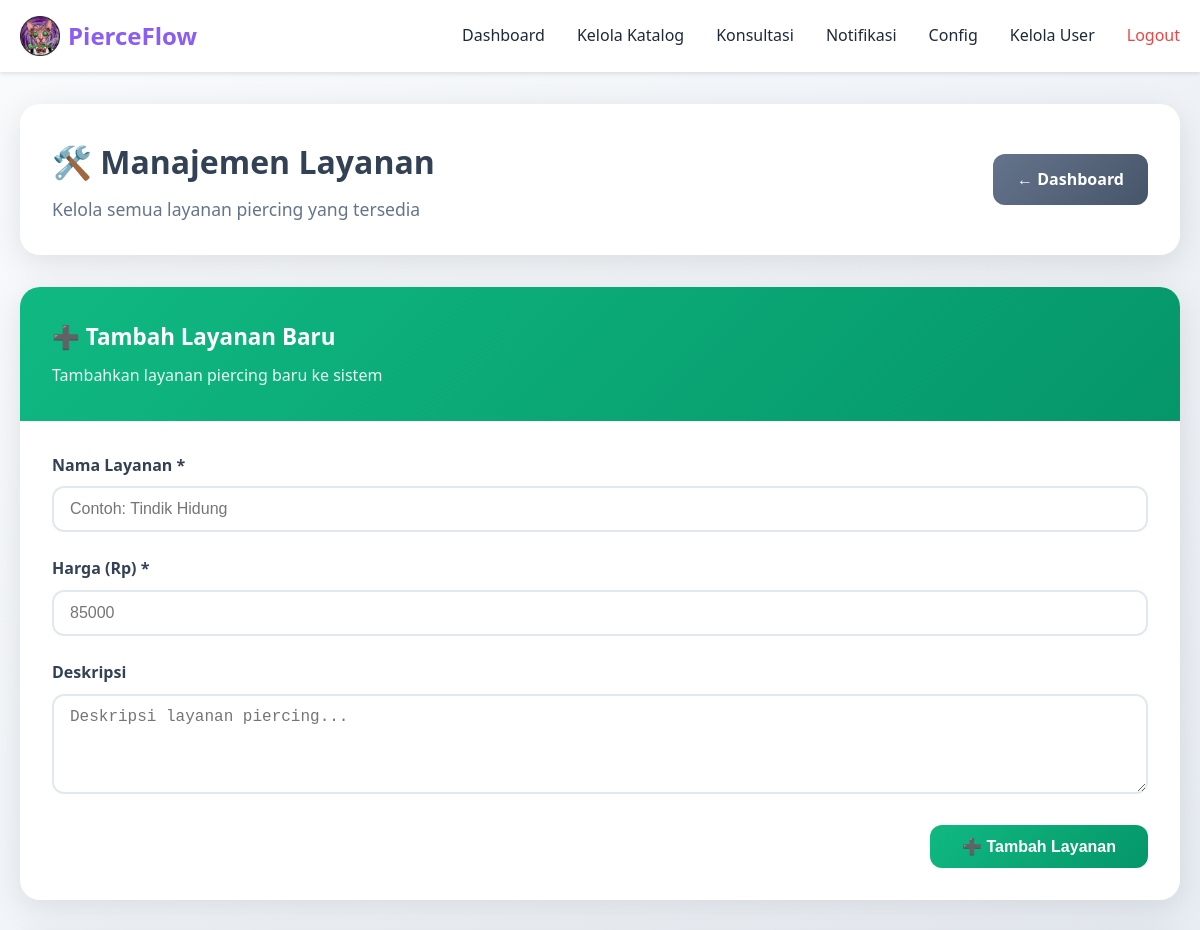
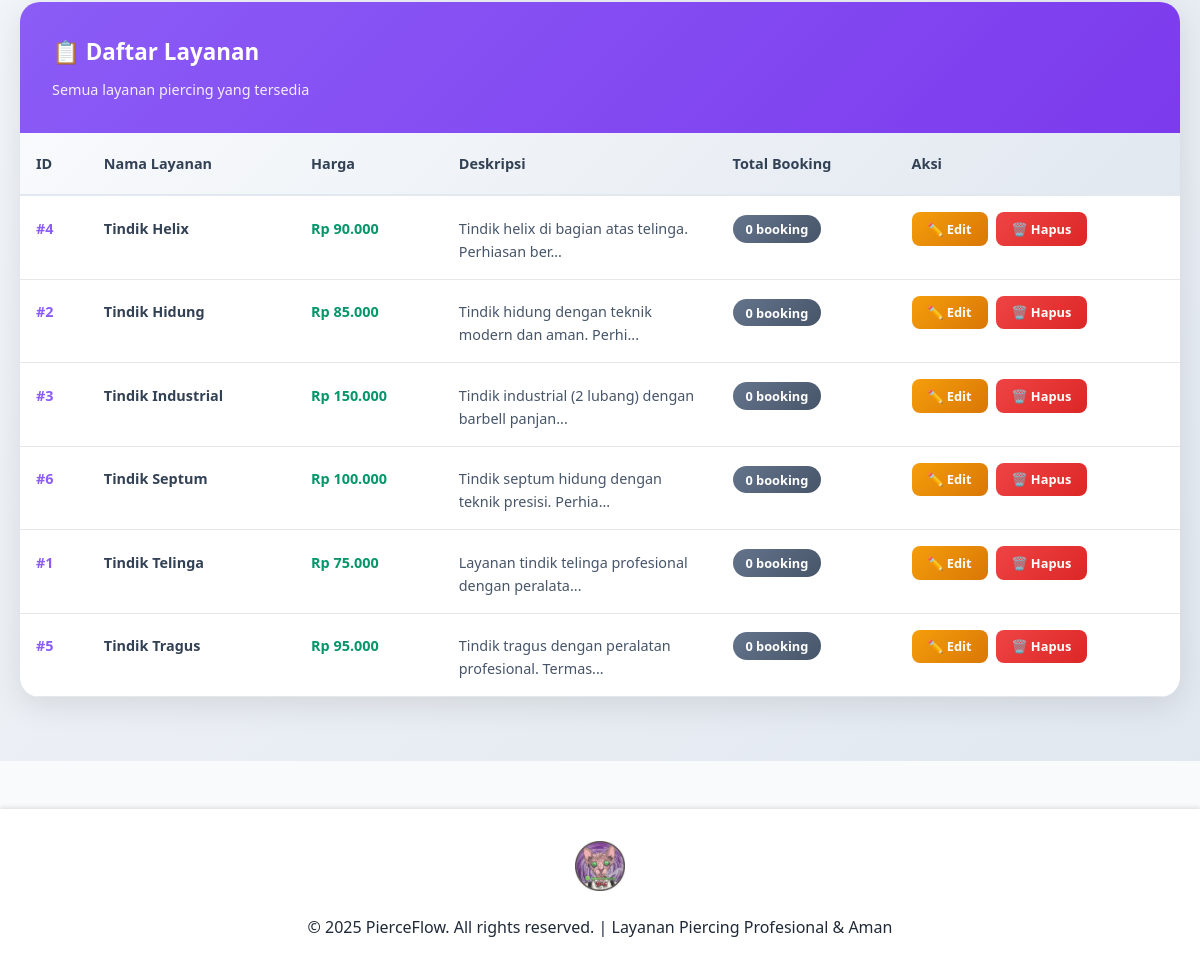
Page /manage_services.php (signed in) on the committed database (2 pictures, top to bottom).
### tables this page shows
CREATE TABLE IF NOT EXISTS services (
    id INT AUTO_INCREMENT PRIMARY KEY,
    name VARCHAR(100) NOT NULL,
    price INT NOT NULL,
    description TEXT,
    created_at TIMESTAMP DEFAULT CURRENT_TIMESTAMP
);

### manage_services.php (the view, shortened to what this page needs)
<?php
require_once 'includes/header.php';
$edit_service = null;
$services_query = "SELECT s.*, COUNT(b.id) as total_bookings
                   FROM services s
                   LEFT JOIN bookings b ON s.id = b.service_id
                   GROUP BY s.id
                   ORDER BY s.name ASC";
$services_result = $conn->query($services_query);
?>
<div style="min-height: 100vh; background: linear-gradient(135deg, #f8fafc 0%, #e2e8f0 100%); padding: 2rem 0;">
    <div class="container">
        <div style="background: white; border-radius: 20px; padding: 2rem; margin-bottom: 2rem; box-shadow: 0 8px 32px rgba(0,0,0,0.1);">
            <div style="display: flex; justify-content: space-between; align-items: center; flex-wrap: wrap; gap: 1rem;">
                <div>
                    <h1 style="margin: 0; font-size: 2rem; font-weight: 700; color: #334155; display: flex; align-items: center; gap: 0.5rem;">
                        🛠️ Manajemen Layanan
                    </h1>
                    <p style="margin: 0.5rem 0 0 0; color: #64748b; font-size: 1.1rem;">Kelola semua layanan piercing yang tersedia</p>
                </div>
                <a href="admin.php" style="
                    background: linear-gradient(135deg, #64748b, #475569);
                    color: white;
                    text-decoration: none;
                    padding: 0.8rem 1.5rem;
                    border-radius: 12px;
                    font-weight: 600;
                    transition: transform 0.2s ease;
                    display: flex;
                    align-items: center;
                    gap: 0.5rem;
                " onmouseover="this.style.transform='scale(1.05)'" onmouseout="this.style.transform='scale(1)'">
                    ← Dashboard
                </a>
            </div>
        </div>
        <div style="background: white; border-radius: 20px; padding: 0; margin-bottom: 2rem; box-shadow: 0 8px 32px rgba(0,0,0,0.1); overflow: hidden;">
            <div style="background: linear-gradient(135deg, <?= $edit_service ? '#f59e0b' : '#10b981' ?> 0%, <?= $edit_service ? '#d97706' : '#059669' ?> 100%); padding: 2rem; color: white;">
                <h2 style="margin: 0; font-size: 1.4rem; font-weight: 700; display: flex; align-items: center; gap: 0.5rem;">
                    <?= $edit_service ? '✏️ Edit Layanan' : '➕ Tambah Layanan Baru' ?>
                </h2>
                <p style="margin: 0.5rem 0 0 0; opacity: 0.9;">
                    <?= $edit_service ? 'Perbarui informasi layanan yang sudah ada' : 'Tambahkan layanan piercing baru ke sistem' ?>
                </p>
            </div>
            <div style="padding: 2rem;">
                <form method="POST" action="" style="display: grid; gap: 1.5rem;">
                    <div>
                        <label style="display: block; margin-bottom: 0.5rem; font-weight: 600; color: #334155;">
                            Nama Layanan *
                        </label>
                        <input type="text" name="name" required
                               value="<?= $edit_service ? htmlspecialchars($edit_service['name']) : '' ?>"
                               style="
                                   width: 100%;
                                   padding: 0.75rem 1rem;
                                   border: 2px solid #e2e8f0;
                                   border-radius: 12px;
                                   font-size: 1rem;
                                   transition: border-color 0.3s ease;
                                   background: white;
                               "
                               onfocus="this.style.borderColor='#10b981'; this.style.boxShadow='0 0 0 3px rgba(16,185,129,0.1)'"
                               onblur="this.style.borderColor='#e2e8f0'; this.style.boxShadow='none'"
                               placeholder="Contoh: Tindik Hidung">
                    </div>
                    <div>
                        <label style="display: block; margin-bottom: 0.5rem; font-weight: 600; color: #334155;">
                            Harga (Rp) *
                        </label>
                        <input type="number" name="price" required min="1000" step="1000"
                               value="<?= $edit_service ? $edit_service['price'] : '' ?>"
                               style="
                                   width: 100%;
                                   padding: 0.75rem 1rem;
                                   border: 2px solid #e2e8f0;
                                   border-radius: 12px;
                                   font-size: 1rem;
                                   transition: border-color 0.3s ease;
                                   background: white;
                               "
                               onfocus="this.style.borderColor='#10b981'; this.style.boxShadow='0 0 0 3px rgba(16,185,129,0.1)'"
                               onblur="this.style.borderColor='#e2e8f0'; this.style.boxShadow='none'"
                               placeholder="85000">
                    </div>
                    <div>
                        <label style="display: block; margin-bottom: 0.5rem; font-weight: 600; color: #334155;">
                            Deskripsi
                        </label>
                        <textarea name="description" rows="4"
                                  style="
                                      width: 100%;
                                      padding: 0.75rem 1rem;
                                      border: 2px solid #e2e8f0;
                                      border-radius: 12px;
                                      font-size: 1rem;
                                      transition: border-color 0.3s ease;
                                      background: white;
                                      resize: vertical;
                                  "
                                  onfocus="this.style.borderColor='#10b981'; this.style.boxShadow='0 0 0 3px rgba(16,185,129,0.1)'"
                                  onblur="this.style.borderColor='#e2e8f0'; this.style.boxShadow='none'"
                                  placeholder="Deskripsi layanan piercing..."><?= $edit_service ? htmlspecialchars($edit_service['description']) : '' ?></textarea>
                    </div>
                    <div style="display: flex; gap: 1rem; flex-wrap: wrap; justify-content: flex-end;">
                        <button type="submit" style="
                            background: linear-gradient(135deg, <?= $edit_service ? '#f59e0b' : '#10b981' ?>, <?= $edit_service ? '#d97706' : '#059669' ?>);
                            color: white;
                            border: none;
                            padding: 0.75rem 2rem;
                            border-radius: 12px;
                            font-size: 1rem;
                            font-weight: 600;
                            cursor: pointer;
                            transition: transform 0.2s ease;
                            display: flex;
                            align-items: center;
                            gap: 0.5rem;
                        " onmouseover="this.style.transform='scale(1.05)'" onmouseout="this.style.transform='scale(1)'">
                            <?= $edit_service ? '💾 Update Layanan' : '➕ Tambah Layanan' ?>
                        </button>
                    </div>
                </form>
            </div>
        </div>
        <div style="background: white; border-radius: 20px; box-shadow: 0 8px 32px rgba(0,0,0,0.1); overflow: hidden; margin-bottom: 2rem;">
            <div style="background: linear-gradient(135deg, #8b5cf6 0%, #7c3aed 100%); padding: 2rem; color: white;">
                <h2 style="margin: 0; font-size: 1.4rem; font-weight: 700; display: flex; align-items: center; gap: 0.5rem;">
                    📋 Daftar Layanan
                </h2>
                <p style="margin: 0.5rem 0 0 0; opacity: 0.9; font-size: 0.9rem;">Semua layanan piercing yang tersedia</p>
            </div>
            <div style="padding: 0;">
                <?php if ($services_result && $services_result->num_rows > 0): ?>
                    <div style="overflow-x: auto;">
                        <table style="width: 100%; border-collapse: collapse; font-size: 0.9rem;">
                            <thead>
                                <tr style="background: linear-gradient(135deg, #f8fafc 0%, #e2e8f0 100%);">
                                    <th style="padding: 1.2rem 1rem; text-align: left; font-weight: 600; color: #334155; border-bottom: 2px solid #e2e8f0;">ID</th>
                                    <th style="padding: 1.2rem 1rem; text-align: left; font-weight: 600; color: #334155; border-bottom: 2px solid #e2e8f0;">Nama Layanan</th>
                                    <th style="padding: 1.2rem 1rem; text-align: left; font-weight: 600; color: #334155; border-bottom: 2px solid #e2e8f0;">Harga</th>
                                    <th style="padding: 1.2rem 1rem; text-align: left; font-weight: 600; color: #334155; border-bottom: 2px solid #e2e8f0;">Deskripsi</th>
                                    <th style="padding: 1.2rem 1rem; text-align: left; font-weight: 600; color: #334155; border-bottom: 2px solid #e2e8f0;">Total Booking</th>
                                    <th style="padding: 1.2rem 1rem; text-align: left; font-weight: 600; color: #334155; border-bottom: 2px solid #e2e8f0;">Aksi</th>
                                </tr>
                            </thead>
                            <tbody>
                                <?php while ($service = $services_result->fetch_assoc()): ?>
                                    <tr style="
                                        border-bottom: 1px solid #f1f5f9;
                                        transition: all 0.3s ease;
                                    " onmouseover="this.style.background='#f8fafc'" onmouseout="this.style.background='white'">
                                        <td style="padding: 1rem; font-weight: 600; color: #8b5cf6;">#<?= $service['id'] ?></td>
                                        <td style="padding: 1rem; font-weight: 600; color: #334155;"><?= htmlspecialchars($service['name']) ?></td>
                                        <td style="padding: 1rem; font-weight: 600; color: #059669;">Rp <?= number_format($service['price'], 0, ',', '.') ?></td>
                                        <td style="padding: 1rem; color: #475569; max-width: 200px;">
                                            <?php
                                            $desc = htmlspecialchars($service['description']);
                                            echo strlen($desc) > 50 ? substr($desc, 0, 50) . '...' : $desc;
                                            ?>
                                        </td>
                                        <td style="padding: 1rem;">
                                            <span style="
                                                background: <?= $service['total_bookings'] > 0 ? 'linear-gradient(135deg, #10b981, #059669)' : 'linear-gradient(135deg, #64748b, #475569)' ?>;
                                                color: white;
                                                padding: 0.3rem 0.8rem;
                                                border-radius: 15px;
                                                font-size: 0.8rem;
                                                font-weight: 600;
                                            ">
                                                <?= $service['total_bookings'] ?> booking
                                            </span>
                                        </td>
                                        <td style="padding: 1rem;">
                                            <div style="display: flex; gap: 0.5rem; flex-wrap: wrap;">
                                                <a href="?edit=<?= $service['id'] ?>" style="
                                                    background: linear-gradient(135deg, #f59e0b, #d97706);
                                                    color: white;
                                                    text-decoration: none;
                                                    padding: 0.4rem 1rem;
                                                    border-radius: 8px;
                                                    font-size: 0.8rem;
                                                    font-weight: 600;
                                                    transition: transform 0.2s ease;
                                                    display: flex;
                                                    align-items: center;
                                                    gap: 0.3rem;
                                                " onmouseover="this.style.transform='scale(1.05)'" onmouseout="this.style.transform='scale(1)'">
                                                    ✏️ Edit
                                                </a>
                                                <?php if ($service['total_bookings'] == 0): ?>
                                                    <a href="?delete=<?= $service['id'] ?>"
                                                       onclick="return confirm('Hapus layanan ini?')"
                                                       style="
                                                           background: linear-gradient(135deg, #ef4444, #dc2626);
                                                           color: white;
                                                           text-decoration: none;
                                                           padding: 0.4rem 1rem;
                                                           border-radius: 8px;
                                                           font-size: 0.8rem;
                                                           font-weight: 600;
                                                           transition: transform 0.2s ease;
                                                           display: flex;
                                                           align-items: center;
                                                           gap: 0.3rem;
                                                       " onmouseover="this.style.transform='scale(1.05)'" onmouseout="this.style.transform='scale(1)'">
                                                        🗑️ Hapus
                                                    </a>
                                                <?php endif; ?>
                                            </div>
                                        </td>
                                    </tr>
                                <?php endwhile; ?>
                            </tbody>
                        </table>
                    </div>
                <?php endif; ?>
            </div>
        </div>
    </div>
</div>
<?php require_once 'includes/footer.php'; ?>

### assets/style.css (style rules this page uses)
* { margin: 0; padding: 0; box-sizing: border-box; }
:root { --primary-color: #8b5cf6; --primary-dark: #7c3aed; --secondary-color: #6366f1; --success-color: #10b981; --danger-color: #ef4444; --warning-color: #f59e0b; --bg-color: #f9fafb; --text-color: #1f2937; --text-light: #6b7280; --border-color: #e5e7eb; --white: #ffffff; }
body { font-family: 'Segoe UI', Tahoma, Geneva, Verdana, sans-serif; line-height: 1.6; color: var(--text-color); background-color: var(--bg-color); margin: 0; padding: 0; }
* { vertical-align: baseline; }
html, body { margin: 0; padding: 0; border: 0; }
main > div { font-size: 16px; line-height: 1.6; }
.container { max-width: 1200px; margin: 0 auto; padding: 0 20px; }
table { width: 100%; border-collapse: collapse; }
thead { background-color: var(--primary-color); color: var(--white); }
th, td { padding: 1rem; text-align: left; border-bottom: 1px solid var(--border-color); }
html { scroll-behavior: smooth; }

### rows in the picture
services: id "4", name "Tindik Helix", price "90.000", description "Tindik helix di bagian atas telinga. Perhiasan ber", total_bookings "0"
services: id "2", name "Tindik Hidung", price "85.000", description "Tindik hidung dengan teknik modern dan aman. Perhi", total_bookings "0"
services: id "3", name "Tindik Industrial", price "150.000", description "Tindik industrial (2 lubang) dengan barbell panjan", total_bookings "0"
services: id "6", name "Tindik Septum", price "100.000", description "Tindik septum hidung dengan teknik presisi. Perhia", total_bookings "0"
services: id "1", name "Tindik Telinga", price "75.000", description "Layanan tindik telinga profesional dengan peralata", total_bookings "0"
services: id "5", name "Tindik Tragus", price "95.000", description "Tindik tragus dengan peralatan profesional. Termas", total_bookings "0"
